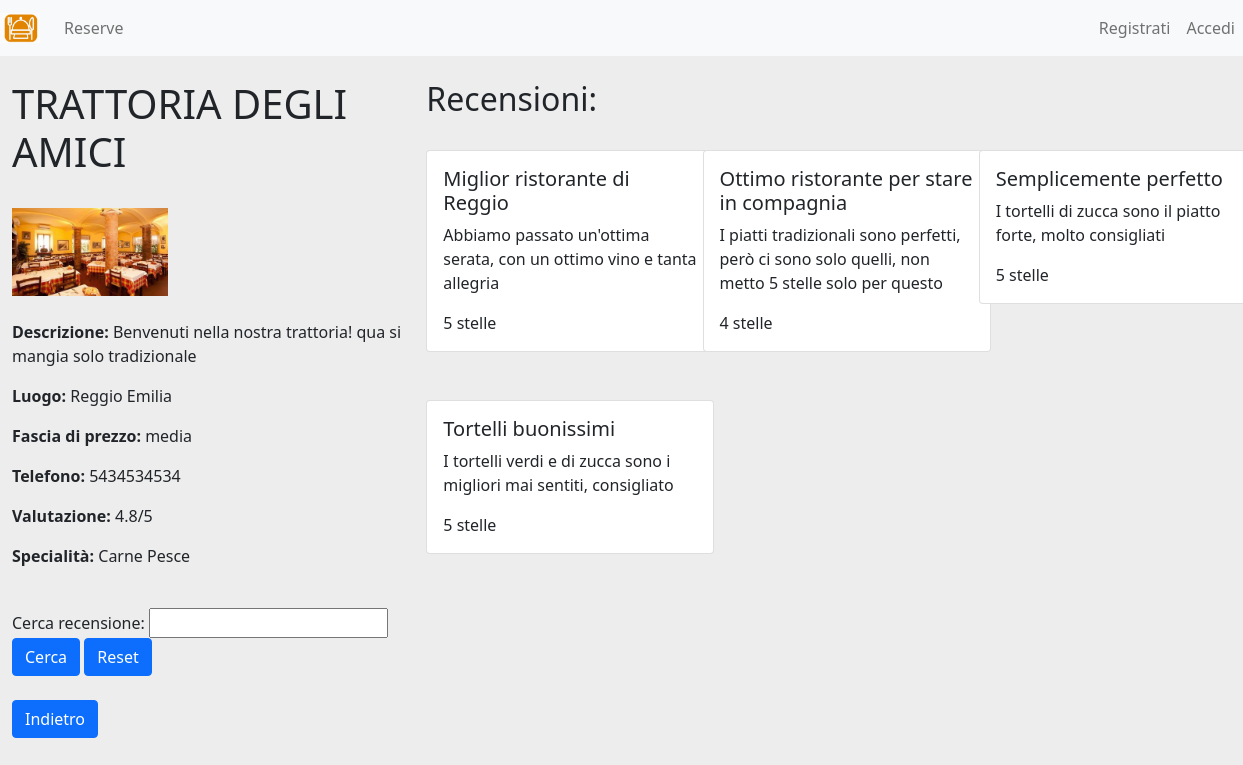
Page /recensioniristorante/33 on the committed database.
### prenotazione/models.py (models this page shows, shortened)
class Ristorante(models.Model):
    immagine = models.ImageField(upload_to='ristoranti/', blank=True, null=True)
    nome = models.CharField(max_length=255)
    carne = models.BooleanField(default=False)
    pesce = models.BooleanField(default=False)
    pizza = models.BooleanField(default=False)
    vegan = models.BooleanField(default=False)
    sushi = models.BooleanField(default=False)
    fascia_prezzo = models.CharField(max_length=255, default="media")
    descrizione = models.TextField()
    telefono = models.BigIntegerField()
    luogo = models.CharField(max_length=255)
    posti_totali = models.PositiveIntegerField()
    proprietario = models.ForeignKey(User, on_delete=models.CASCADE, related_name="ristoranti")
    valutazione = models.FloatField(default=0.0)
    def valutazione_vera(self):
        if self.recensioni.count() == 0:
            return "?/5"
        return f"{self.valutazione:.1f}/5"

class Recensione(models.Model):
    ristorante = models.ForeignKey(Ristorante, on_delete=models.CASCADE, related_name='recensioni')
    utente = models.ForeignKey(User, on_delete=models.CASCADE, related_name='recensioni')
    titolo = models.CharField(max_length=255)
    descrizione = models.TextField()
    valutazione = models.CharField(max_length=10, default="3 stelle")
    class Meta:
        unique_together = [['ristorante', 'utente']]

### prenotazione/views.py (the view)
# urls.py: path('recensioniristorante/<int:pk>', recensioniristorante, name='recensioniristorante'),
def recensioniristorante(request, pk):
    form = SearchRecensioneForm()
    ristorante = get_object_or_404(Ristorante, pk=pk)
    if request.method == 'POST':
        ricercarecensioni = SearchRecensioneForm(request.POST)
        if ricercarecensioni.is_valid():
            titolorecensione = ricercarecensioni.cleaned_data['cerca_recensione']
            recensioni = Recensione.objects.filter(ristorante=get_object_or_404(Ristorante, pk=pk), titolo__icontains=titolorecensione).order_by('titolo')
    else:
        recensioni = Recensione.objects.filter(ristorante=get_object_or_404(Ristorante, pk=pk)).order_by('titolo')
    return render(request, "recensioniristorante.html", {"recensioni" : recensioni, "form" : form, "pk" : pk, "ristorante" : ristorante})

### prenotazione/forms.py
class SearchRecensioneForm(forms.Form):
    cerca_recensione = forms.CharField(max_length=100, required=False, widget=forms.TextInput())

### prenotazione/templates/recensioniristorante.html (shortened to what this page needs)
{% extends 'base.html' %}
{%block content%}
<div class="row">
    <div class="col-md-4 text-break">
        <h1>{{ ristorante.nome }}</h1>
        {% if ristorante.immagine %}
            <br>
            <img src="{{ ristorante.immagine.url }}" alt="immagine ristorante" width="40%">
            <br><br>
        {% endif %}
        <p><strong>Descrizione:</strong> {{ ristorante.descrizione }}</p>
        <p><strong>Luogo:</strong> {{ ristorante.luogo }}</p>
        <p><strong>Fascia di prezzo:</strong> {{ ristorante.fascia_prezzo }}</p>
        <p><strong>Telefono:</strong> {{ ristorante.telefono }}</p>
        <p><strong>Valutazione:</strong> {{ ristorante.valutazione_vera }}</p>
        <p><strong>Specialità:</strong>
            {% if ristorante.carne %}Carne{% endif %}
            {% if ristorante.pesce %}Pesce{% endif %}
        </p>
            <br>
            <form method="post" action="{% url 'recensioniristorante' pk %}">
                {{ form }}
                <button type="submit" class="btn btn-primary">Cerca</button>
                <a href="{% url 'recensioniristorante' pk %}" class="btn btn-primary">Reset</a>
            </form>
        <br>
        <p><a href="{% url 'prenota_ristorante' pk %}" class="btn btn-primary">Indietro</a></p>
        </div>
    <div class="col-md-8">
        {% if recensioni %}
            <h2>Recensioni:</h2><br>
            <div class="row">
                {% for recensione in recensioni %}
                <div class="col-md-4 mb-5">
                    <div class="card" style="width: 18rem;">
                        <div class="card-body">
                          <h5 class="card-title">{{recensione.titolo}}</h5>
                          <p class="card-text">{{recensione.descrizione}}</p>
                          <p class="card-text">{{recensione.valutazione}}</p>
                        </div>
                    </div>
                </div>
                {% endfor %}
            </div>
{% else %}
    <p>Nessuna recensione disponibile.</p>
{% endif %}
    </div>
</div>
{% endblock %}

### rows in the picture
Ristorante: nome "TRATTORIA DEGLI AMICI", immagine (picture), descrizione "Benvenuti nella nostra trattoria! qua si mangia solo tradizionale", luogo "Reggio Emilia", fascia_prezzo "media", telefono "5434534534", valutazione_vera "4.8/5"
Recensione: titolo "Miglior ristorante di Reggio", descrizione "Abbiamo passato un'ottima serata, con un ottimo vino e tanta allegria", valutazione "5 stelle"
Recensione: titolo "Ottimo ristorante per stare in compagnia", descrizione "I piatti tradizionali sono perfetti, però ci sono solo quelli, non metto 5 stelle solo per questo", valutazione "4 stelle"
Recensione: titolo "Semplicemente perfetto", descrizione "I tortelli di zucca sono il piatto forte, molto consigliati", valutazione "5 stelle"
Recensione: titolo "Tortelli buonissimi", descrizione "I tortelli verdi e di zucca sono i migliori mai sentiti, consigliato", valutazione "5 stelle"
